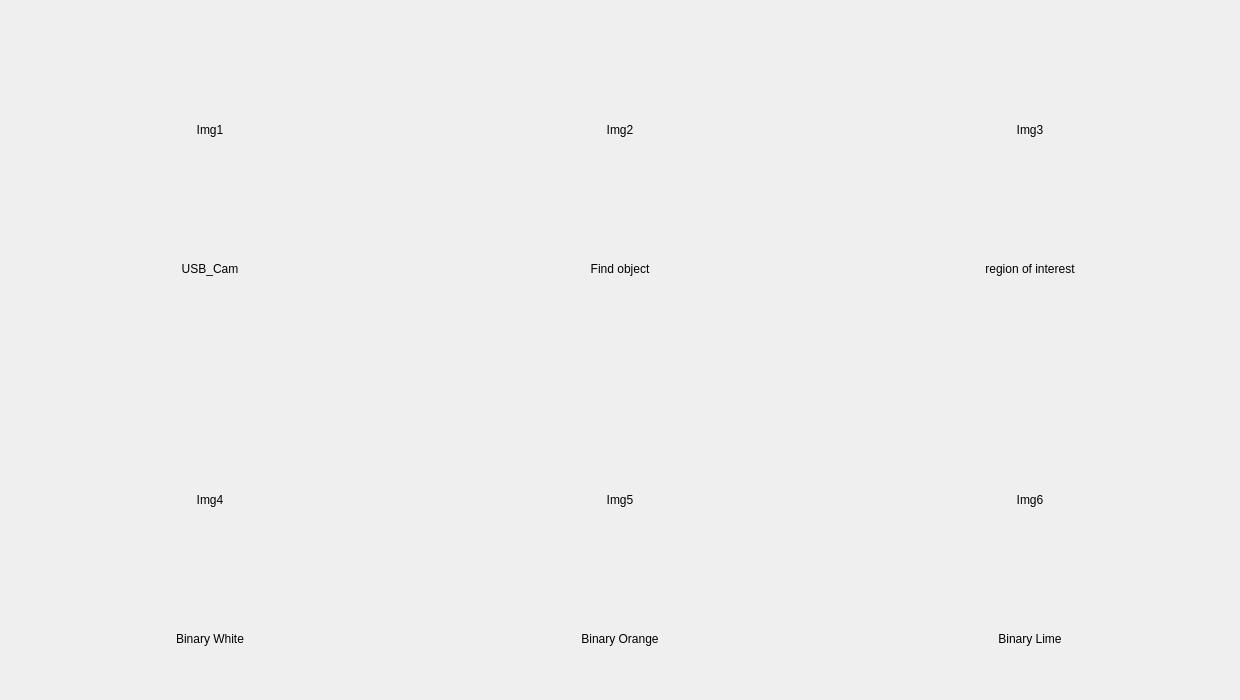
<?xml version="1.0" encoding="UTF-8"?>
<ui version="4.0">
 <class>MainWindowDesign</class>
 <widget class="QMainWindow" name="MainWindowDesign">
  <property name="geometry">
   <rect>
    <x>0</x>
    <y>0</y>
    <width>1240</width>
    <height>700</height>
   </rect>
  </property>
  <property name="sizePolicy">
   <sizepolicy hsizetype="Fixed" vsizetype="Fixed">
    <horstretch>0</horstretch>
    <verstretch>0</verstretch>
   </sizepolicy>
  </property>
  <property name="minimumSize">
   <size>
    <width>1240</width>
    <height>700</height>
   </size>
  </property>
  <property name="maximumSize">
   <size>
    <width>1240</width>
    <height>700</height>
   </size>
  </property>
  <property name="windowTitle">
   <string>QRosApp</string>
  </property>
  <property name="windowIcon">
   <iconset resource="../resources/images.qrc">
    <normaloff>:/images/icon.png</normaloff>:/images/icon.png</iconset>
  </property>
  <property name="locale">
   <locale language="English" country="Australia"/>
  </property>
  <widget class="QWidget" name="centralwidget">
   <widget class="QLabel" name="labelDisplayImg_1">
    <property name="geometry">
     <rect>
      <x>10</x>
      <y>10</y>
      <width>400</width>
      <height>240</height>
     </rect>
    </property>
    <property name="text">
     <string>Img1</string>
    </property>
    <property name="alignment">
     <set>Qt::AlignmentFlag::AlignCenter</set>
    </property>
   </widget>
   <widget class="QLabel" name="labelDisplayImg_2">
    <property name="geometry">
     <rect>
      <x>420</x>
      <y>10</y>
      <width>400</width>
      <height>240</height>
     </rect>
    </property>
    <property name="text">
     <string>Img2</string>
    </property>
    <property name="alignment">
     <set>Qt::AlignmentFlag::AlignCenter</set>
    </property>
   </widget>
   <widget class="QLabel" name="labelDisplayImg_3">
    <property name="geometry">
     <rect>
      <x>830</x>
      <y>10</y>
      <width>400</width>
      <height>240</height>
     </rect>
    </property>
    <property name="text">
     <string>Img3</string>
    </property>
    <property name="alignment">
     <set>Qt::AlignmentFlag::AlignCenter</set>
    </property>
   </widget>
   <widget class="QLabel" name="label_4">
    <property name="geometry">
     <rect>
      <x>10</x>
      <y>260</y>
      <width>400</width>
      <height>17</height>
     </rect>
    </property>
    <property name="text">
     <string>USB_Cam</string>
    </property>
    <property name="alignment">
     <set>Qt::AlignmentFlag::AlignCenter</set>
    </property>
   </widget>
   <widget class="QLabel" name="label_5">
    <property name="geometry">
     <rect>
      <x>420</x>
      <y>260</y>
      <width>400</width>
      <height>17</height>
     </rect>
    </property>
    <property name="text">
     <string>Find object</string>
    </property>
    <property name="alignment">
     <set>Qt::AlignmentFlag::AlignCenter</set>
    </property>
   </widget>
   <widget class="QLabel" name="label_6">
    <property name="geometry">
     <rect>
      <x>830</x>
      <y>260</y>
      <width>400</width>
      <height>17</height>
     </rect>
    </property>
    <property name="text">
     <string>region of interest</string>
    </property>
    <property name="alignment">
     <set>Qt::AlignmentFlag::AlignCenter</set>
    </property>
   </widget>
   <widget class="QLabel" name="labelDisplayImg_5">
    <property name="geometry">
     <rect>
      <x>420</x>
      <y>380</y>
      <width>400</width>
      <height>240</height>
     </rect>
    </property>
    <property name="text">
     <string>Img5</string>
    </property>
    <property name="alignment">
     <set>Qt::AlignmentFlag::AlignCenter</set>
    </property>
   </widget>
   <widget class="QLabel" name="label_8">
    <property name="geometry">
     <rect>
      <x>10</x>
      <y>630</y>
      <width>400</width>
      <height>17</height>
     </rect>
    </property>
    <property name="text">
     <string>Binary White</string>
    </property>
    <property name="alignment">
     <set>Qt::AlignmentFlag::AlignCenter</set>
    </property>
   </widget>
   <widget class="QLabel" name="labelDisplayImg_4">
    <property name="geometry">
     <rect>
      <x>10</x>
      <y>380</y>
      <width>400</width>
      <height>240</height>
     </rect>
    </property>
    <property name="text">
     <string>Img4</string>
    </property>
    <property name="alignment">
     <set>Qt::AlignmentFlag::AlignCenter</set>
    </property>
   </widget>
   <widget class="QLabel" name="label_10">
    <property name="geometry">
     <rect>
      <x>420</x>
      <y>630</y>
      <width>400</width>
      <height>17</height>
     </rect>
    </property>
    <property name="text">
     <string>Binary Orange</string>
    </property>
    <property name="alignment">
     <set>Qt::AlignmentFlag::AlignCenter</set>
    </property>
   </widget>
   <widget class="QLabel" name="labelDisplayImg_6">
    <property name="geometry">
     <rect>
      <x>830</x>
      <y>380</y>
      <width>400</width>
      <height>240</height>
     </rect>
    </property>
    <property name="text">
     <string>Img6</string>
    </property>
    <property name="alignment">
     <set>Qt::AlignmentFlag::AlignCenter</set>
    </property>
   </widget>
   <widget class="QLabel" name="label_12">
    <property name="geometry">
     <rect>
      <x>830</x>
      <y>630</y>
      <width>400</width>
      <height>17</height>
     </rect>
    </property>
    <property name="text">
     <string>Binary Lime</string>
    </property>
    <property name="alignment">
     <set>Qt::AlignmentFlag::AlignCenter</set>
    </property>
   </widget>
  </widget>
  <action name="action_Quit">
   <property name="text">
    <string>&amp;Quit</string>
   </property>
   <property name="shortcut">
    <string>Ctrl+Q</string>
   </property>
   <property name="shortcutContext">
    <enum>Qt::ShortcutContext::ApplicationShortcut</enum>
   </property>
  </action>
  <action name="action_Preferences">
   <property name="text">
    <string>&amp;Preferences</string>
   </property>
  </action>
  <action name="actionAbout">
   <property name="text">
    <string>&amp;About</string>
   </property>
  </action>
  <action name="actionAbout_Qt">
   <property name="text">
    <string>About &amp;Qt</string>
   </property>
  </action>
 </widget>
 <resources>
  <include location="../resources/images.qrc"/>
 </resources>
 <connections>
  <connection>
   <sender>action_Quit</sender>
   <signal>triggered()</signal>
   <receiver>MainWindowDesign</receiver>
   <slot>close()</slot>
   <hints>
    <hint type="sourcelabel">
     <x>-1</x>
     <y>-1</y>
    </hint>
    <hint type="destinationlabel">
     <x>399</x>
     <y>299</y>
    </hint>
   </hints>
  </connection>
 </connections>
</ui>
